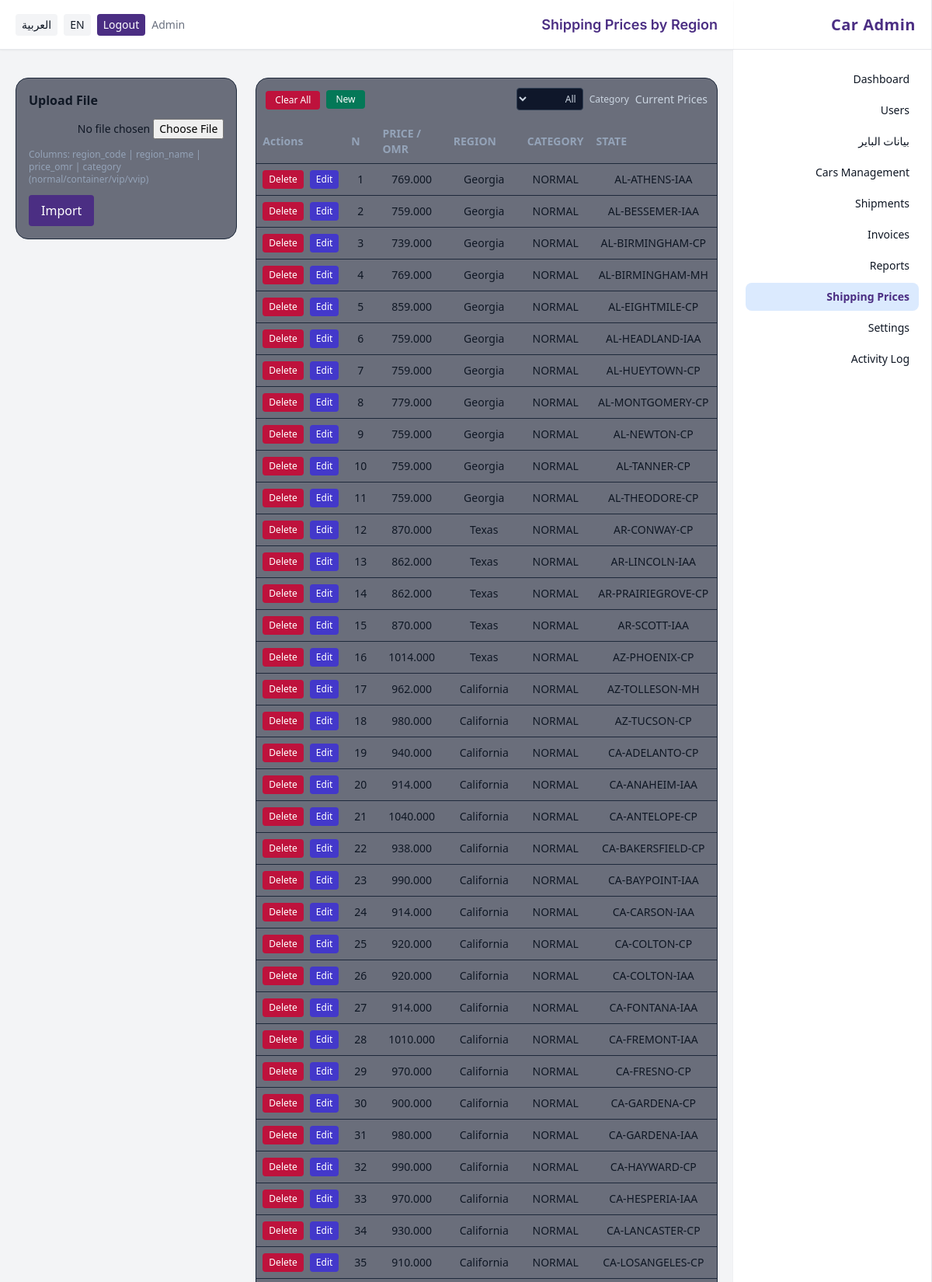
Screenshot of /admin/shipping-prices (signed in, upper part) with the database file from the repository.
### app/models.py (models this page shows, shortened)
class User(db.Model, UserMixin):
    __tablename__ = "users"
    id = db.Column(db.Integer, primary_key=True)
    name = db.Column(db.String(150))
    email = db.Column(db.String(180), unique=True, index=True)
    phone = db.Column(db.String(50))
    password_hash = db.Column(db.String(200))
    role_id = db.Column(db.Integer, db.ForeignKey("roles.id"))
    active = db.Column(db.Boolean, default=True)
    created_at = db.Column(db.DateTime, default=datetime.utcnow)
    last_login_at = db.Column(db.DateTime)
    role = db.relationship("Role")
    @property
    def is_active(self):
        return bool(self.active)

class ShippingRegionPrice(db.Model):
    __tablename__ = "shipping_region_prices"
    id = db.Column(db.Integer, primary_key=True)
    region_code = db.Column(db.String(50), index=True, nullable=False)
    category = db.Column(db.String(20), nullable=False, default="normal")
    region_name = db.Column(db.String(200))
    price_omr = db.Column(db.Numeric(12, 3), nullable=False)
    effective_from = db.Column(db.DateTime)
    effective_to = db.Column(db.DateTime)
    created_at = db.Column(db.DateTime, default=datetime.utcnow)
    __table_args__ = (
        db.UniqueConstraint("region_code", "category", name="uq_shipping_region_code_category"),
    )

### app/blueprints/admin/routes.py (the view)
@admin_bp.route("/shipping-prices")
@role_required("admin")
def shipping_prices_list():
    category = (request.args.get("category") or "").strip().lower()
    q = db.session.query(ShippingRegionPrice)
    if category in {"normal", "container", "vip", "vvip"}:
        q = q.filter(ShippingRegionPrice.category == category)
    rows = q.order_by(ShippingRegionPrice.region_code.asc(), ShippingRegionPrice.category.asc()).all()
    return render_template("admin/shipping_prices.html", rows=rows, category=category)

### app/security.py (called while the page is built)
def _canonicalize_role(role_name: str | None) -> str | None:
    if not role_name:
        return None
    name = role_name.strip().lower()
    synonyms = {
        "staff": "employee",
        "employees": "employee",
    }
    return synonyms.get(name, name)

def role_required(*allowed_roles: str) -> Callable:
    normalized_allowed = {
        r for r in (_canonicalize_role(r) for r in allowed_roles) if r is not None
    }
    def decorator(view_func: Callable) -> Callable:
        @wraps(view_func)
        @login_required
        def wrapper(*args, **kwargs):
            user_role = getattr(getattr(current_user, "role", None), "name", None)
            user_role_norm = _canonicalize_role(user_role)
            if not user_role_norm or user_role_norm not in normalized_allowed:
                abort(403)
            return view_func(*args, **kwargs)
        return wrapper
    return decorator

### app/templates/admin/shipping_prices.html (shortened to what this page needs)
{% extends "base_admin.html" %}
{% block header %}{{ _('Shipping Prices by Region') }}{% endblock %}
{% block content %}
<div class="grid md:grid-cols-3 gap-6">
  <div class="md:col-span-2">
    <div class="bg-slate-900/60 border border-slate-800 rounded-2xl overflow-hidden">
      <div class="p-3 text-left text-slate-300 flex items-center justify-between">
        <div class="text-sm flex items-center gap-2">
          <span>{{ _('Current Prices') }}</span>
          <form method="get" action="{{ url_for('admin.shipping_prices_list') }}" class="inline-flex items-center gap-2">
            <label class="text-xs">{{ _('Category') }}</label>
            <select name="category" class="bg-slate-900 border border-slate-700 rounded p-1 text-xs" onchange="this.form.submit()">
              {% set cat = (category or '') %}
              <option value="" {{ ''==cat and 'selected' or '' }}>{{ _('All') }}</option>
            </select>
          </form>
        </div>
        <div class="flex items-center gap-2">
          <a href="{{ url_for('admin.shipping_prices_new', category=(category or None)) }}" class="text-xs px-3 py-1 rounded bg-emerald-700 hover:bg-emerald-600 text-white">{{ _('New') }}</a>
          <form method="post" action="{{ url_for('admin.shipping_prices_clear') }}" onsubmit="return confirm('{{ _('Clear all prices?') }}');">
            <button class="text-xs px-3 py-1 rounded bg-rose-700 hover:bg-rose-600 text-white">{{ _('Clear All') }}</button>
          </form>
        </div>
      </div>
      <table class="w-full text-sm">
        <thead>
          <tr class="text-left text-slate-400">
            <th class="p-2">{{ _('STATE') }}</th>
            <th class="p-2">{{ _('CATEGORY') }}</th>
            <th class="p-2">{{ _('REGION') }}</th>
            <th class="p-2">{{ _('PRICE / OMR') }}</th>
            <th class="p-2">{{ _('N') }}</th>
            <th class="p-2">{{ _('Actions') }}</th>
          </tr>
        </thead>
        <tbody>
          {% for r in rows %}
          <tr class="border-t border-slate-800">
            <td class="p-2">{{ r.region_code }}</td>
            <td class="p-2">{{ (r.category or 'normal')|upper }}</td>
            <td class="p-2">{{ r.region_name or '-' }}</td>
            <td class="p-2">{{ '%.3f'|format(r.price_omr or 0) }}</td>
            <td class="p-2">{{ loop.index }}</td>
            <td class="p-2">
              <div class="flex items-center gap-2">
                <a href="{{ url_for('admin.shipping_prices_edit', row_id=r.id) }}" class="text-xs px-2 py-1 rounded bg-indigo-700 hover:bg-indigo-600 text-white">{{ _('Edit') }}</a>
                <form method="post" action="{{ url_for('admin.shipping_prices_delete', row_id=r.id) }}" onsubmit="return confirm('{{ _('Delete this row?') }}');">
                  <button class="text-xs px-2 py-1 rounded bg-rose-700 hover:bg-rose-600 text-white">{{ _('Delete') }}</button>
                </form>
              </div>
            </td>
          </tr>
          {% else %}
          <tr>
            <td colspan="5" class="p-3 text-slate-500">{{ _('No data') }}</td>
          </tr>
          {% endfor %}
        </tbody>
      </table>
    </div>
  </div>
  <div>
    <div class="bg-slate-900/60 border border-slate-800 rounded-2xl p-4 space-y-3 text-left">
      <div class="font-semibold">{{ _('Upload File') }}</div>
      <form method="post" action="{{ url_for('admin.shipping_prices_upload') }}" enctype="multipart/form-data" class="space-y-3">
        <input type="file" name="file" accept=".csv,.xlsx" class="block w-full text-sm" required />
        <div class="text-xs text-slate-400">{{ _('Columns: region_code | region_name | price_omr | category (normal/container/vip/vvip)') }}</div>
        <button class="px-4 py-2 rounded bg-primary text-white">{{ _('Import') }}</button>
      </form>
    </div>
  </div>
</div>
{% endblock %}

### app/templates/base_admin.html (shortened to what this page needs)
<!doctype html>
<html lang="{{ g.get('lang_code', 'ar') }}" {% if g.get('lang_code', 'ar') == 'ar' %}dir="rtl"{% endif %} class="h-full bg-background">
<head>
  <script src="https://cdn.tailwindcss.com"></script>
  <link href="https://cdnjs.cloudflare.com/ajax/libs/font-awesome/6.5.0/css/all.min.css" rel="stylesheet">
</head>
<body class="h-full text-neutral text-center">
  <div class="min-h-screen flex bg-background">
    {% if current_user.is_authenticated and current_user.role and (current_user.role.name|lower) == 'admin' %}
    <aside class="w-64 hidden md:flex flex-col bg-white border-r border-gray-200 shadow-sm">
      <div class="h-16 flex items-center px-5 border-b border-gray-200">
        <div class="text-primary text-xl font-bold tracking-wide">{{ _('Car Admin') }}</div>
      </div>
      <nav class="flex-1 px-4 py-5 space-y-1 text-sm">
        <a href="{{ url_for('admin.dashboard') }}" class="flex items-center gap-3 px-3 py-2 rounded-lg hover:bg-blue-50 {% if request.endpoint=='admin.dashboard' %}bg-blue-100 text-primary font-semibold{% endif %}">{{ _('Dashboard') }}</a>
        <a href="{{ url_for('admin.users_list') }}" class="flex items-center gap-3 px-3 py-2 rounded-lg hover:bg-blue-50 ">{{ _('Users') }}</a>
        <a href="{{ url_for('admin.buyers_list') }}" class="flex items-center gap-3 px-3 py-2 rounded-lg hover:bg-blue-50 ">بيانات الباير</a>
        <a href="{{ url_for('ops.dashboard') }}" class="flex items-center gap-3 px-3 py-2 rounded-lg hover:bg-blue-50">{{ _('Cars Management') }}</a>
        <a href="{{ url_for('ops.dashboard') }}" class="flex items-center gap-3 px-3 py-2 rounded-lg hover:bg-blue-50">{{ _('Shipments') }}</a>
        <a href="{{ url_for('acct.dashboard') }}" class="flex items-center gap-3 px-3 py-2 rounded-lg hover:bg-blue-50">{{ _('Invoices') }}</a>
        <a href="{{ url_for('admin.reports') }}" class="flex items-center gap-3 px-3 py-2 rounded-lg hover:bg-blue-50 ">{{ _('Reports') }}</a>
        <a href="{{ url_for('admin.shipping_prices_list') }}" class="flex items-center gap-3 px-3 py-2 rounded-lg hover:bg-blue-50 {% if request.endpoint and request.endpoint.startswith('admin.shipping_prices_') %}bg-blue-100 text-primary font-semibold{% endif %}">{{ _('Shipping Prices') }}</a>
        <a href="{{ url_for('admin.settings') }}" class="flex items-center gap-3 px-3 py-2 rounded-lg hover:bg-blue-50 {% if request.endpoint=='admin.settings' %}bg-blue-100 text-primary font-semibold{% endif %}">{{ _('Settings') }}</a>
        <a href="{{ url_for('admin.activity_log') }}" class="flex items-center gap-3 px-3 py-2 rounded-lg hover:bg-blue-50 ">{{ _('Activity Log') }}</a>
      </nav>
    </aside>
    {% endif %}
    <div class="flex-1 flex flex-col min-w-0">
      <header class="h-16 flex items-center justify-between px-5 bg-white border-b border-gray-200 shadow-sm">
        <div class="text-lg font-semibold text-primary font-heading">{% block header %}{% endblock %}</div>
        <div class="flex items-center gap-2 text-sm">
          {% if current_user.is_authenticated %}
            <span class="text-muted">{{ current_user.name }}</span>
            <a href="{{ url_for('auth.logout') }}" class="px-2 py-1 rounded bg-primary text-white hover:opacity-90 transition">{{ _('Logout') }}</a>
          {% endif %}
          <a href="{{ request.path }}?lang=en" class="px-2 py-1 rounded bg-background hover:bg-white">EN</a>
          <a href="{{ request.path }}?lang=ar" class="px-2 py-1 rounded bg-background hover:bg-white">العربية</a>
        </div>
      </header>
      <div class="px-5 pt-4">
      </div>
      <main class="p-5">
        {% block content %}{% endblock %}
      </main>
    </div>
  </div>
</body>
</html>

### app/templates/base_admin.html (style rules this page uses)
body { font-family: ui-sans-serif, system-ui, -apple-system, Segoe UI, Roboto, Arial, sans-serif; }

### rows the page displays
User: name "Admin"
ShippingRegionPrice: region_code "AL-ATHENS-IAA", category "NORMAL", region_name "Georgia", price_omr "769.000"
ShippingRegionPrice: region_code "AL-BESSEMER-IAA", category "NORMAL", region_name "Georgia", price_omr "759.000"
ShippingRegionPrice: region_code "AL-BIRMINGHAM-CP", category "NORMAL", region_name "Georgia", price_omr "739.000"
ShippingRegionPrice: region_code "AL-BIRMINGHAM-MH", category "NORMAL", region_name "Georgia", price_omr "769.000"
ShippingRegionPrice: region_code "AL-EIGHTMILE-CP", category "NORMAL", region_name "Georgia", price_omr "859.000"
ShippingRegionPrice: region_code "AL-HEADLAND-IAA", category "NORMAL", region_name "Georgia", price_omr "759.000"
ShippingRegionPrice: region_code "AL-HUEYTOWN-CP", category "NORMAL", region_name "Georgia", price_omr "759.000"
ShippingRegionPrice: region_code "AL-MONTGOMERY-CP", category "NORMAL", region_name "Georgia", price_omr "779.000"
ShippingRegionPrice: region_code "AL-NEWTON-CP", category "NORMAL", region_name "Georgia", price_omr "759.000"
ShippingRegionPrice: region_code "AL-TANNER-CP", category "NORMAL", region_name "Georgia", price_omr "759.000"
ShippingRegionPrice: region_code "AL-THEODORE-CP", category "NORMAL", region_name "Georgia", price_omr "759.000"
ShippingRegionPrice: region_code "AR-CONWAY-CP", category "NORMAL", region_name "Texas", price_omr "870.000"
ShippingRegionPrice: region_code "AR-LINCOLN-IAA", category "NORMAL", region_name "Texas", price_omr "862.000"
ShippingRegionPrice: region_code "AR-PRAIRIEGROVE-CP", category "NORMAL", region_name "Texas", price_omr "862.000"
ShippingRegionPrice: region_code "AR-SCOTT-IAA", category "NORMAL", region_name "Texas", price_omr "870.000"
ShippingRegionPrice: region_code "AZ-PHOENIX-CP", category "NORMAL", region_name "Texas", price_omr "1014.000"
ShippingRegionPrice: region_code "AZ-TOLLESON-MH", category "NORMAL", region_name "California", price_omr "962.000"
ShippingRegionPrice: region_code "AZ-TUCSON-CP", category "NORMAL", region_name "California", price_omr "980.000"
ShippingRegionPrice: region_code "CA-ADELANTO-CP", category "NORMAL", region_name "California", price_omr "940.000"
ShippingRegionPrice: region_code "CA-ANAHEIM-IAA", category "NORMAL", region_name "California", price_omr "914.000"
ShippingRegionPrice: region_code "CA-ANTELOPE-CP", category "NORMAL", region_name "California", price_omr "1040.000"
ShippingRegionPrice: region_code "CA-BAKERSFIELD-CP", category "NORMAL", region_name "California", price_omr "938.000"
ShippingRegionPrice: region_code "CA-BAYPOINT-IAA", category "NORMAL", region_name "California", price_omr "990.000"
ShippingRegionPrice: region_code "CA-CARSON-IAA", category "NORMAL", region_name "California", price_omr "914.000"
ShippingRegionPrice: region_code "CA-COLTON-CP", category "NORMAL", region_name "California", price_omr "920.000"
ShippingRegionPrice: region_code "CA-COLTON-IAA", category "NORMAL", region_name "California", price_omr "920.000"
ShippingRegionPrice: region_code "CA-FONTANA-IAA", category "NORMAL", region_name "California", price_omr "914.000"
ShippingRegionPrice: region_code "CA-FREMONT-IAA", category "NORMAL", region_name "California", price_omr "1010.000"
ShippingRegionPrice: region_code "CA-FRESNO-CP", category "NORMAL", region_name "California", price_omr "970.000"
ShippingRegionPrice: region_code "CA-GARDENA-CP", category "NORMAL", region_name "California", price_omr "900.000"
ShippingRegionPrice: region_code "CA-GARDENA-IAA", category "NORMAL", region_name "California", price_omr "980.000"
ShippingRegionPrice: region_code "CA-HAYWARD-CP", category "NORMAL", region_name "California", price_omr "990.000"
ShippingRegionPrice: region_code "CA-HESPERIA-IAA", category "NORMAL", region_name "California", price_omr "970.000"
ShippingRegionPrice: region_code "CA-LANCASTER-CP", category "NORMAL", region_name "California", price_omr "930.000"
ShippingRegionPrice: region_code "CA-LOSANGELES-CP", category "NORMAL", region_name "California", price_omr "910.000"

### other values shown
form field category "All"
